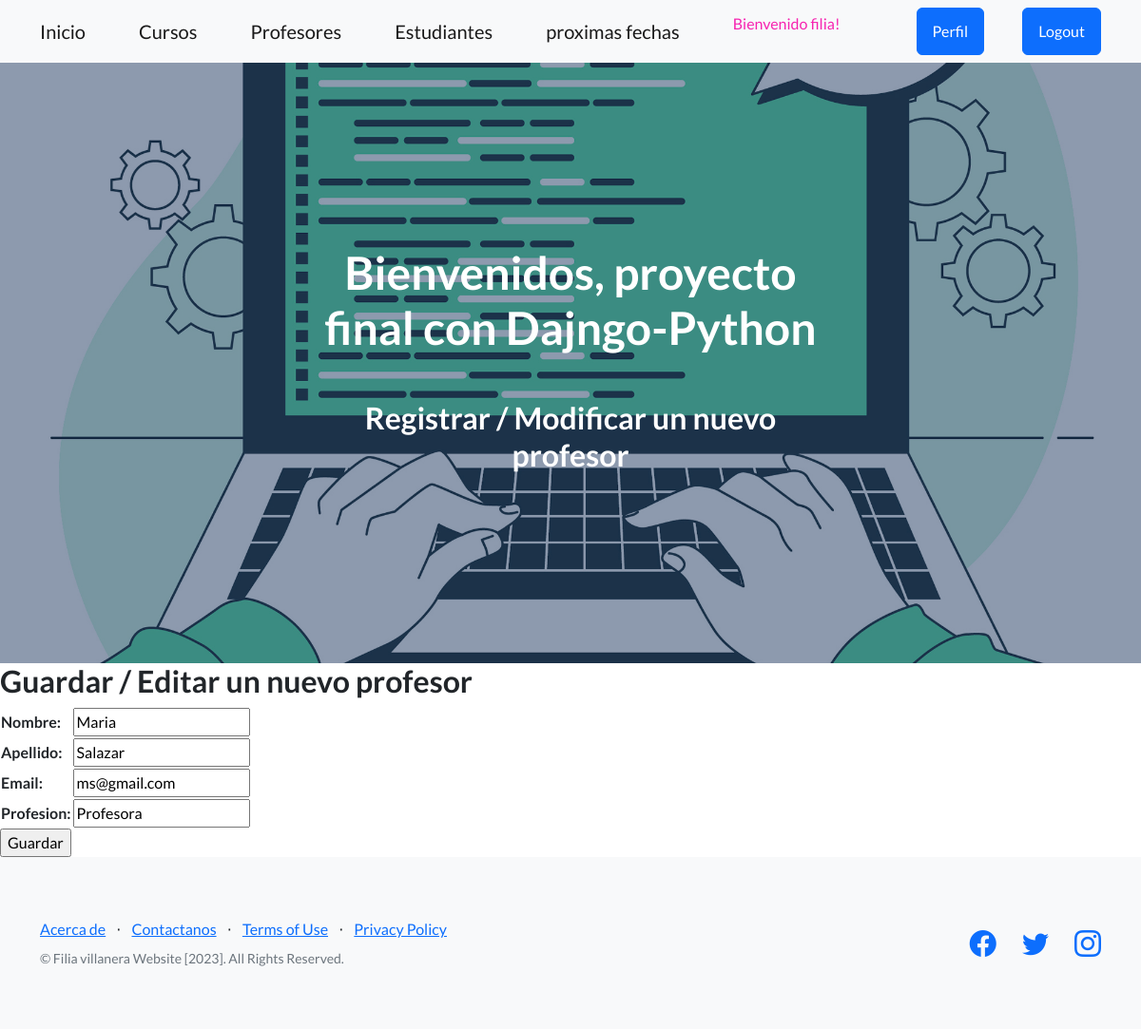
/upd_profesor/2/ (signed in), run on the app's committed database.
### app1/models.py (models this page shows, shortened)
class Profesor(LoginRequiredMixin, models.Model):
    nombre = models.CharField(max_length=50)
    apellido = models.CharField(max_length=50)
    email = models.EmailField()
    profesion = models.CharField(max_length=50)
    class Meta:
        verbose_name = "profesor"
        verbose_name_plural = "profesores"
        ordering = ["apellido"]

### app1/views.py (the view)
# urls.py: path('upd_profesor/<id_profe>/', updprofesor, name="upd_profesor" ),
@login_required
def updprofesor (request, id_profe ):
    profesor= Profesor.objects.get (id = id_profe)
    if request.method == "POST" :
        miForm = Profesorform(request.POST)
        if miForm.is_valid():
            profesor.nombre = miForm.cleaned_data.get('nombre')
            profesor.apellido = miForm.cleaned_data.get('apellido')
            profesor.email = miForm.cleaned_data.get('email')
            profesor.profesion = miForm.cleaned_data.get('profesion')
            profesor.save()
            return redirect(reverse_lazy('profesores'))
    else:
        miForm = Profesorform (initial = {
            'nombre' : profesor.nombre,
            'apellido' : profesor.apellido,
            'email' : profesor.email,
            'profesion' : profesor.profesion,
        })
    return render (request, "aplicacion/profesorform.html", {'form' : miForm})

### app1/forms.py
class Profesorform (LoginRequiredMixin, forms.Form):
     nombre= forms.CharField(label = "Nombre", max_length=50, required=True)
     apellido= forms.CharField(label = "Apellido", max_length=50, required=True)
     email= forms.EmailField(required=True)
     profesion= forms.CharField(label = "Profesion", max_length=50, required=True)

### app1/app1/templates/aplicacion/profesorform.html (shortened to what this page needs)
{% extends 'aplicacion/base.html' %}
{% load static %}
{% block encabezado %}
   Registrar / Modificar un nuevo profesor
{% endblock encabezado %}
{% block contenido %}
    <h2>Guardar / Editar un nuevo profesor</h2>
    <form action="" method="post">
        <table>
            {{ form.as_table }}
        </table>
    <input type="submit" value="Guardar">
    </form>
{% endblock contenido %}

### app1/app1/templates/aplicacion/base.html (shortened to what this page needs)
<!DOCTYPE html>
<html lang="en">
    <head>
        {% load static %}
        <link href="https://cdn.jsdelivr.net/npm/bootstrap-icons@1.5.0/font/bootstrap-icons.css" rel="stylesheet" type="text/css" />
        <link href="{% static 'aplicacion/css/styles.css' %}" rel="stylesheet" />
        <link rel="stylesheet" href="https://cdnjs.cloudflare.com/ajax/libs/font-awesome/6.4.0/css/all.min.css">
    </head>
    <body>
        <nav class="navbar navbar-light bg-light static-top">
            <div class="container">
                <a class="navbar-brand" href="{% url 'home' %}">Inicio</a>
                {% if user.is_authenticated %}
                    <a class="navbar-brand" href="{% url 'cursos' %}">Cursos</a>
                    <a class="navbar-brand" href="{% url 'profesores' %}">Profesores</a>
                    <a class="navbar-brand" href="{% url 'estudiantes' %}">Estudiantes</a>
                    <a class="navbar-brand" href="{% url 'fechas_proximas' %}">proximas fechas</a>
                    <p style="color:rgb(246, 35, 176)">Bienvenido {{user.username}}!</p>
                    <a class="btn btn-primary" href="{% url 'editarperfil' %}">Perfil</a>
                    <a class="btn btn-primary" href="{% url 'logout' %}">Logout</a>
                {% else %}
                    <a class="btn btn-success" href="{% url 'registro'    %}">Registro</a>
                    <a class="btn btn-primary" href="{% url 'login' %}">Login</a>
                {% endif %}
            </div>
        </nav>
        <header class="masthead">
            <div class="container position-relative">
                <div class="row justify-content-center">
                    <div class="col-xl-6">
                        <div class="text-center text-white">
                            <h1 class="mb-5">Bienvenidos, proyecto final con Dajngo-Python</h1>
                            <h2>
                            {% block encabezado %}
                            {% endblock encabezado %}
                                </h2>
                        </div>
                    </div>
                </div>
            </div>
        </header>
        {% block contenido %}
        {% endblock contenido %}
        <footer class="footer bg-light">
            <div class="container">
                <div class="row">
                    <div class="col-lg-6 h-100 text-center text-lg-start my-auto">
                        <ul class="list-inline mb-2">
                            <li class="list-inline-item"><a href="#!">Acerca de</a></li>
                            <li class="list-inline-item">⋅</li>
                            <li class="list-inline-item"><a href="#!">Contactanos</a></li>
                            <li class="list-inline-item">⋅</li>
                            <li class="list-inline-item"><a href="#!">Terms of Use</a></li>
                            <li class="list-inline-item">⋅</li>
                            <li class="list-inline-item"><a href="#!">Privacy Policy</a></li>
                        </ul>
                        <p class="text-muted small mb-4 mb-lg-0">&copy; Filia villanera Website [2023]. All Rights Reserved.</p>
                    </div>
                    <div class="col-lg-6 h-100 text-center text-lg-end my-auto">
                        <ul class="list-inline mb-0">
                            <li class="list-inline-item me-4">
                                <a href="#!"><i class="bi-facebook fs-3"></i></a>
                            </li>
                            <li class="list-inline-item me-4">
                                <a href="#!"><i class="bi-twitter fs-3"></i></a>
                            </li>
                            <li class="list-inline-item">
                                <a href="#!"><i class="bi-instagram fs-3"></i></a>
                            </li>
                        </ul>
                    </div>
                </div>
            </div>
        </footer>
    </body>
</html>

### data on the page
Profesor: nombre "Maria", apellido "Salazar", email "ms@gmail.com", profesion "Profesora"

### other printed values
{{ user.username }} "filia"
